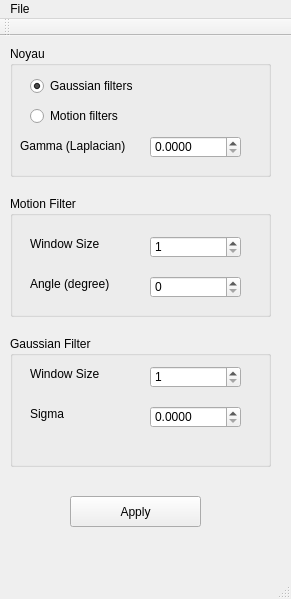
<?xml version="1.0" encoding="UTF-8"?>
<ui version="4.0">
 <class>MainWindow</class>
 <widget class="QMainWindow" name="MainWindow">
  <property name="geometry">
   <rect>
    <x>0</x>
    <y>0</y>
    <width>291</width>
    <height>599</height>
   </rect>
  </property>
  <property name="windowTitle">
   <string>MainWindow</string>
  </property>
  <widget class="QWidget" name="centralWidget">
   <widget class="QGroupBox" name="groupBoxMotion">
    <property name="enabled">
     <bool>true</bool>
    </property>
    <property name="geometry">
     <rect>
      <x>10</x>
      <y>160</y>
      <width>261</width>
      <height>121</height>
     </rect>
    </property>
    <property name="title">
     <string>Motion Filter</string>
    </property>
    <property name="checkable">
     <bool>false</bool>
    </property>
    <widget class="QSpinBox" name="spinBoxSizeMotion">
     <property name="geometry">
      <rect>
       <x>140</x>
       <y>40</y>
       <width>91</width>
       <height>22</height>
      </rect>
     </property>
     <property name="minimum">
      <number>1</number>
     </property>
     <property name="maximum">
      <number>10000</number>
     </property>
    </widget>
    <widget class="QLabel" name="label">
     <property name="geometry">
      <rect>
       <x>20</x>
       <y>40</y>
       <width>101</width>
       <height>16</height>
      </rect>
     </property>
     <property name="text">
      <string>Window Size</string>
     </property>
    </widget>
    <widget class="QLabel" name="label_2">
     <property name="geometry">
      <rect>
       <x>20</x>
       <y>80</y>
       <width>101</width>
       <height>16</height>
      </rect>
     </property>
     <property name="text">
      <string>Angle (degree)</string>
     </property>
    </widget>
    <widget class="QSpinBox" name="spinBoxAngle">
     <property name="geometry">
      <rect>
       <x>140</x>
       <y>80</y>
       <width>91</width>
       <height>22</height>
      </rect>
     </property>
     <property name="maximum">
      <number>359</number>
     </property>
    </widget>
   </widget>
   <widget class="QGroupBox" name="groupBoxGauss">
    <property name="geometry">
     <rect>
      <x>10</x>
      <y>300</y>
      <width>261</width>
      <height>131</height>
     </rect>
    </property>
    <property name="title">
     <string>Gaussian Filter</string>
    </property>
    <widget class="QLabel" name="label_4">
     <property name="geometry">
      <rect>
       <x>20</x>
       <y>70</y>
       <width>101</width>
       <height>16</height>
      </rect>
     </property>
     <property name="text">
      <string>Sigma</string>
     </property>
    </widget>
    <widget class="QLabel" name="label_3">
     <property name="geometry">
      <rect>
       <x>20</x>
       <y>30</y>
       <width>101</width>
       <height>16</height>
      </rect>
     </property>
     <property name="text">
      <string>Window Size</string>
     </property>
    </widget>
    <widget class="QSpinBox" name="spinBoxSizeGauss">
     <property name="geometry">
      <rect>
       <x>140</x>
       <y>30</y>
       <width>91</width>
       <height>22</height>
      </rect>
     </property>
     <property name="minimum">
      <number>1</number>
     </property>
     <property name="maximum">
      <number>10000</number>
     </property>
    </widget>
    <widget class="QDoubleSpinBox" name="doubleSpinBoxSigma">
     <property name="geometry">
      <rect>
       <x>140</x>
       <y>70</y>
       <width>91</width>
       <height>22</height>
      </rect>
     </property>
     <property name="decimals">
      <number>4</number>
     </property>
     <property name="minimum">
      <double>0.000000000000000</double>
     </property>
     <property name="singleStep">
      <double>0.010000000000000</double>
     </property>
    </widget>
   </widget>
   <widget class="QPushButton" name="pushButtonOk">
    <property name="geometry">
     <rect>
      <x>70</x>
      <y>460</y>
      <width>131</width>
      <height>31</height>
     </rect>
    </property>
    <property name="text">
     <string>Apply</string>
    </property>
   </widget>
   <widget class="QGroupBox" name="groupBox_3">
    <property name="geometry">
     <rect>
      <x>10</x>
      <y>10</y>
      <width>261</width>
      <height>131</height>
     </rect>
    </property>
    <property name="title">
     <string>Noyau</string>
    </property>
    <widget class="QRadioButton" name="radioButtonGauss">
     <property name="geometry">
      <rect>
       <x>20</x>
       <y>30</y>
       <width>161</width>
       <height>20</height>
      </rect>
     </property>
     <property name="text">
      <string>Gaussian filters</string>
     </property>
     <property name="checked">
      <bool>true</bool>
     </property>
    </widget>
    <widget class="QRadioButton" name="radioButtonMotion">
     <property name="geometry">
      <rect>
       <x>20</x>
       <y>60</y>
       <width>181</width>
       <height>20</height>
      </rect>
     </property>
     <property name="text">
      <string>Motion filters</string>
     </property>
    </widget>
    <widget class="QDoubleSpinBox" name="doubleSpinBoxGamma">
     <property name="geometry">
      <rect>
       <x>140</x>
       <y>90</y>
       <width>91</width>
       <height>22</height>
      </rect>
     </property>
     <property name="decimals">
      <number>4</number>
     </property>
     <property name="minimum">
      <double>0.000000000000000</double>
     </property>
     <property name="singleStep">
      <double>0.010000000000000</double>
     </property>
    </widget>
    <widget class="QLabel" name="label_5">
     <property name="geometry">
      <rect>
       <x>10</x>
       <y>90</y>
       <width>111</width>
       <height>20</height>
      </rect>
     </property>
     <property name="text">
      <string>Gamma (Laplacian)</string>
     </property>
    </widget>
   </widget>
  </widget>
  <widget class="QMenuBar" name="menuBar">
   <property name="geometry">
    <rect>
     <x>0</x>
     <y>0</y>
     <width>291</width>
     <height>26</height>
    </rect>
   </property>
   <widget class="QMenu" name="menuFile">
    <property name="title">
     <string>File</string>
    </property>
    <addaction name="actionOpen"/>
    <addaction name="actionSave"/>
    <addaction name="actionAbout"/>
    <addaction name="actionExit"/>
   </widget>
   <addaction name="menuFile"/>
  </widget>
  <widget class="QToolBar" name="mainToolBar">
   <attribute name="toolBarArea">
    <enum>TopToolBarArea</enum>
   </attribute>
   <attribute name="toolBarBreak">
    <bool>false</bool>
   </attribute>
  </widget>
  <widget class="QStatusBar" name="statusBar"/>
  <action name="actionOpen">
   <property name="text">
    <string>Open</string>
   </property>
  </action>
  <action name="actionSave">
   <property name="text">
    <string>Save</string>
   </property>
  </action>
  <action name="actionExit">
   <property name="text">
    <string>Exit</string>
   </property>
  </action>
  <action name="actionAbout">
   <property name="text">
    <string>About</string>
   </property>
  </action>
 </widget>
 <layoutdefault spacing="6" margin="11"/>
 <resources/>
 <connections/>
</ui>
